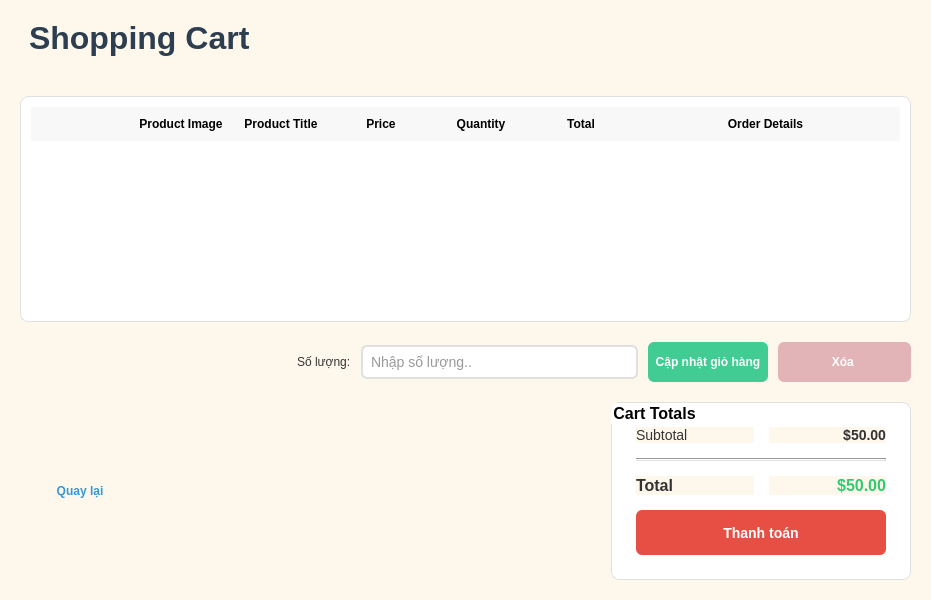
<?xml version="1.0" encoding="UTF-8"?>
<ui version="4.0">
 <class>ShoppingCart</class>
 <widget class="QWidget" name="ShoppingCart">
  <property name="geometry">
   <rect>
    <x>0</x>
    <y>0</y>
    <width>931</width>
    <height>600</height>
   </rect>
  </property>
  <property name="windowTitle">
   <string>Shopping Cart</string>
  </property>
  <property name="styleSheet">
   <string notr="true">
    QWidget {
      background-color: #fef8ec;
      font-family: Arial;
    }
    QLabel {
      color: #333333;
    }
    QGroupBox {
      background-color: white;
      border: 1px solid #e0e0e0;
      border-radius: 8px;
      padding: 15px;
    }
    QTableWidget {
      background-color: white;
      border: 1px solid #e0e0e0;
      border-radius: 8px;
      padding: 10px;
    }
    QTableWidget::item {
      padding: 8px;
    }
    QHeaderView::section {
      background-color: #f8f8f8;
      padding: 8px;
      border: none;
      font-weight: bold;
    }
   </string>
  </property>
  <layout class="QVBoxLayout" name="verticalLayout">
   <property name="spacing">
    <number>20</number>
   </property>
   <property name="leftMargin">
    <number>20</number>
   </property>
   <property name="topMargin">
    <number>20</number>
   </property>
   <property name="rightMargin">
    <number>20</number>
   </property>
   <property name="bottomMargin">
    <number>20</number>
   </property>
   <item>
    <widget class="QLabel" name="titleLabel">
     <property name="font">
      <font>
       <family>Arial</family>
       <pointsize>24</pointsize>
       <weight>75</weight>
       <bold>true</bold>
      </font>
     </property>
     <property name="styleSheet">
      <string notr="true">
       color: #2c3e50;
       margin-bottom: 20px;
      </string>
     </property>
     <property name="text">
      <string>Shopping Cart</string>
     </property>
     <property name="alignment">
      <set>Qt::AlignLeading</set>
     </property>
    </widget>
   </item>
   <item>
    <widget class="QTableWidget" name="cartTable">
     <property name="sizePolicy">
      <sizepolicy hsizetype="Expanding" vsizetype="Expanding">
       <horstretch>0</horstretch>
       <verstretch>0</verstretch>
      </sizepolicy>
     </property>
     <property name="styleSheet">
      <string notr="true">
       QTableWidget {
         gridline-color: #e0e0e0;
       }
      </string>
     </property>
     <attribute name="horizontalHeaderStretchLastSection">
      <bool>true</bool>
     </attribute>
     <column>
      <property name="text">
       <string/>
      </property>
     </column>
     <column>
      <property name="text">
       <string>Product Image</string>
      </property>
     </column>
     <column>
      <property name="text">
       <string>Product Title</string>
      </property>
     </column>
     <column>
      <property name="text">
       <string>Price</string>
      </property>
     </column>
     <column>
      <property name="text">
       <string>Quantity</string>
      </property>
     </column>
     <column>
      <property name="text">
       <string>Total</string>
      </property>
     </column>
     <column>
      <property name="text">
       <string>Order Details</string>
      </property>
     </column>
    </widget>
   </item>
   <item>
    <layout class="QHBoxLayout" name="couponLayout">
     <property name="spacing">
      <number>10</number>
     </property>
     <item>
      <spacer name="horizontalSpacer">
       <property name="orientation">
        <enum>Qt::Horizontal</enum>
       </property>
       <property name="sizeHint" stdset="0">
        <size>
         <width>40</width>
         <height>20</height>
        </size>
       </property>
      </spacer>
     </item>
     <item>
      <widget class="QLabel" name="label">
       <property name="text">
        <string>Số lượng:</string>
       </property>
      </widget>
     </item>
     <item>
      <widget class="QLineEdit" name="lineEdit">
       <property name="styleSheet">
        <string notr="true">QLineEdit {
    background-color: #ffffff;        /* Màu nền */
    border: 2px solid #e0e0e0;       /* Đường viền */
    border-radius: 6px;              /* Bo góc */
    padding: 6px;                    /* Khoảng cách bên trong */
    font-size: 14px;                 /* Cỡ chữ */
    color: #333333;                  /* Màu chữ */
}

QLineEdit:focus {
    border: 2px solid #4a90e2;       /* Đổi màu viền khi focus */
    outline: none;                   /* Xóa outline mặc định */
}

QLineEdit:hover {
    border: 2px solid #bdbdbd;       /* Đổi màu viền khi di chuột */
}

QLineEdit:disabled {
    background-color: #f0f0f0;       /* Màu nền khi bị vô hiệu */
    color: #aaaaaa;                  /* Màu chữ khi bị vô hiệu */
}

/* Tùy chỉnh placeholder (cần Qt 5.2 trở lên) */
QLineEdit[placeholderText]:empty:focus:before {
    color: #999999;                  /* Màu placeholder */
    content: attr(placeholderText);  /* Hiển thị placeholder */
}
</string>
       </property>
       <property name="placeholderText">
        <string>Nhập số lượng..</string>
       </property>
      </widget>
     </item>
     <item>
      <widget class="QPushButton" name="updateCartButton">
       <property name="minimumSize">
        <size>
         <width>120</width>
         <height>40</height>
        </size>
       </property>
       <property name="styleSheet">
        <string notr="true">
         QPushButton {
           background-color: #40cc92;
           color: white;
           border-radius: 6px;
           font-weight: bold;
         }
         QPushButton:hover {
           background-color: #38b481;
         }
         QPushButton:pressed {
           background-color: #219a52;
         }
        </string>
       </property>
       <property name="text">
        <string>  Cập nhật giỏ hàng  </string>
       </property>
      </widget>
     </item>
     <item>
      <widget class="QPushButton" name="deleteButton">
       <property name="minimumSize">
        <size>
         <width>133</width>
         <height>40</height>
        </size>
       </property>
       <property name="styleSheet">
        <string notr="true">
         QPushButton {
           background-color: #e2b4b7;
           color: white;
           border-radius: 6px;
           font-weight: bold;
         }
         QPushButton:hover {
           background-color: #bd637e;
         }
         QPushButton:pressed {
           background-color: #219a52;
         }
        </string>
       </property>
       <property name="text">
        <string>Xóa </string>
       </property>
      </widget>
     </item>
    </layout>
   </item>
   <item>
    <layout class="QHBoxLayout" name="totalLayout">
     <item>
      <widget class="QPushButton" name="returnButton">
       <property name="minimumSize">
        <size>
         <width>120</width>
         <height>40</height>
        </size>
       </property>
       <property name="styleSheet">
        <string notr="true">
         QPushButton {
           background-color: transparent;
           color: #3498db;
           border: none;
           font-weight: bold;
         }
         QPushButton:hover {
           color: #2980b9;
         }
        </string>
       </property>
       <property name="text">
        <string>Quay lại</string>
       </property>
       <property name="icon">
        <iconset>
         <normaloff>:/Icons/left-arrow.png</normaloff>:/Icons/left-arrow.png</iconset>
       </property>
      </widget>
     </item>
     <item>
      <spacer name="horizontalSpacer_2">
       <property name="orientation">
        <enum>Qt::Horizontal</enum>
       </property>
       <property name="sizeHint" stdset="0">
        <size>
         <width>40</width>
         <height>20</height>
        </size>
       </property>
      </spacer>
     </item>
     <item>
      <widget class="QGroupBox" name="cartTotalsBox">
       <property name="minimumSize">
        <size>
         <width>300</width>
         <height>0</height>
        </size>
       </property>
       <property name="styleSheet">
        <string notr="true">
         QGroupBox {
           font-weight: bold;
           font-size: 16px;
         }
        </string>
       </property>
       <property name="title">
        <string>Cart Totals</string>
       </property>
       <layout class="QVBoxLayout" name="verticalLayout_2">
        <property name="spacing">
         <number>15</number>
        </property>
        <item>
         <layout class="QHBoxLayout" name="subtotalLayout">
          <item>
           <widget class="QLabel" name="subtotalLabel">
            <property name="styleSheet">
             <string notr="true">font-size: 14px;</string>
            </property>
            <property name="text">
             <string>Subtotal</string>
            </property>
           </widget>
          </item>
          <item>
           <widget class="QLabel" name="subtotalValue">
            <property name="styleSheet">
             <string notr="true">
              font-size: 14px;
              font-weight: bold;
             </string>
            </property>
            <property name="text">
             <string>$50.00</string>
            </property>
            <property name="alignment">
             <set>Qt::AlignRight|Qt::AlignTrailing|Qt::AlignVCenter</set>
            </property>
           </widget>
          </item>
         </layout>
        </item>
        <item>
         <widget class="QFrame" name="line">
          <property name="styleSheet">
           <string notr="true">background-color: #e0e0e0;</string>
          </property>
          <property name="frameShape">
           <enum>QFrame::HLine</enum>
          </property>
          <property name="frameShadow">
           <enum>QFrame::Sunken</enum>
          </property>
         </widget>
        </item>
        <item>
         <layout class="QHBoxLayout" name="totalPriceLayout">
          <item>
           <widget class="QLabel" name="totalLabel">
            <property name="styleSheet">
             <string notr="true">
              font-size: 16px;
              font-weight: bold;
             </string>
            </property>
            <property name="text">
             <string>Total</string>
            </property>
           </widget>
          </item>
          <item>
           <widget class="QLabel" name="totalValue">
            <property name="styleSheet">
             <string notr="true">
              font-size: 16px;
              font-weight: bold;
              color: #2ecc71;
             </string>
            </property>
            <property name="text">
             <string>$50.00</string>
            </property>
            <property name="alignment">
             <set>Qt::AlignRight|Qt::AlignTrailing|Qt::AlignVCenter</set>
            </property>
           </widget>
          </item>
         </layout>
        </item>
        <item>
         <widget class="QPushButton" name="checkoutButton">
          <property name="minimumSize">
           <size>
            <width>0</width>
            <height>45</height>
           </size>
          </property>
          <property name="styleSheet">
           <string notr="true">
            QPushButton {
              background-color: #e74f44;
              color: white;
              border-radius: 6px;
              font-size: 14px;
              font-weight: bold;
            }
            QPushButton:hover {
              background-color: #c0392b;
            }
            QPushButton:pressed {
              background-color: #a93226;
            }
           </string>
          </property>
          <property name="text">
           <string>Thanh toán</string>
          </property>
         </widget>
        </item>
       </layout>
      </widget>
     </item>
    </layout>
   </item>
  </layout>
 </widget>
 <resources/>
 <connections/>
</ui>
